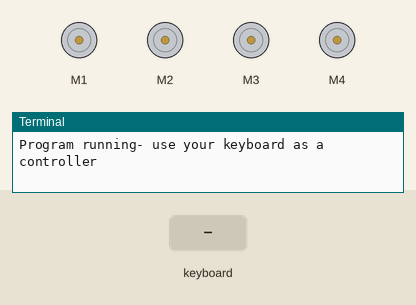
The program below on a simulated Raspberry Pi (BCM pin numbers). Parts: 4 × DC motor (green arrow = forward, orange = backward, longer = faster), the last lines printed to the terminal. The inputs (shaded band) are chosen by the test bench. The pygame window is not drawn.

Above: at 1.2 s.
1.3 s: key "w" typed on the keyboard
At 1.41 s:
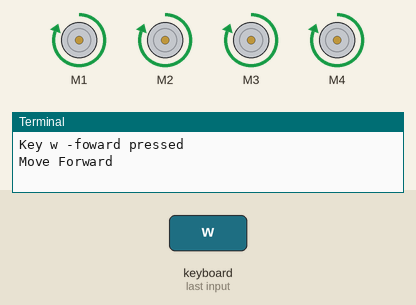
2.9 s: key "s" typed on the keyboard
At 4.2 s:
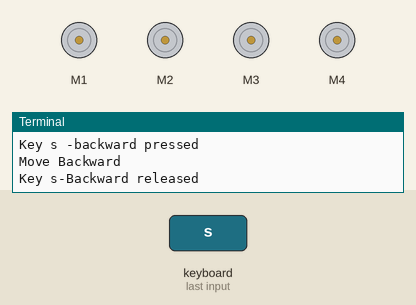
4.5 s: key "a" typed on the keyboard
At 4.6 s:
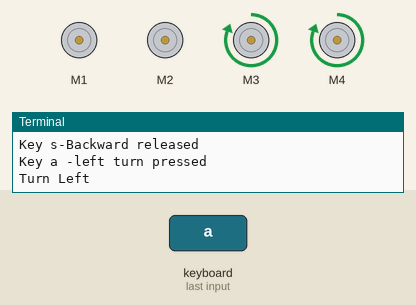
6.1 s: key "d" typed on the keyboard
At 6.7 s:
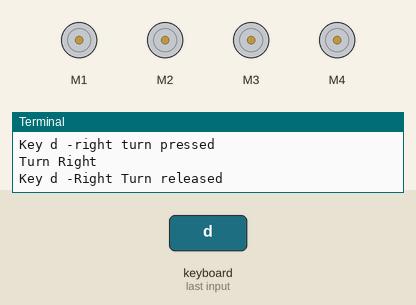
7.7 s: key "e" typed on the keyboard
At 7.8 s:
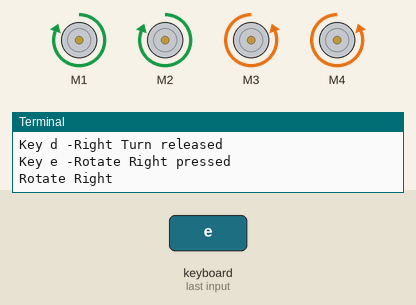
9.3 s: key "q" typed on the keyboard
At 10.4 s:
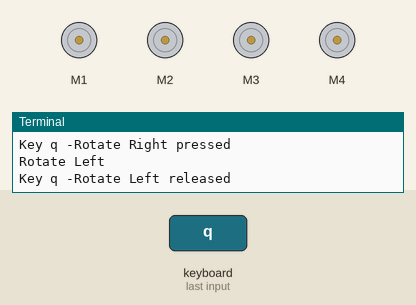
Timing chart, 0 to 11.9 s (numbered marks = the images above; inputs shaded):
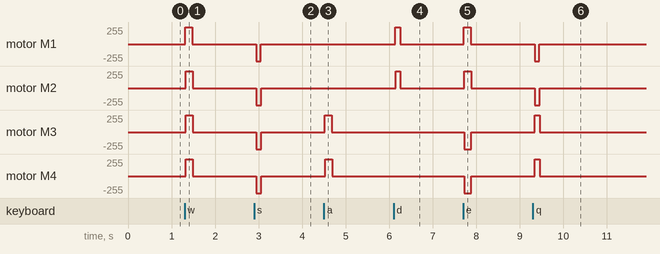

The program:

Adafruit_Motor_Hat_with_Keyboard_Controll.py
```python
#!/usr/bin/env python
#using the Adafruit DC motor Pi Hat --http://www.adafruit.com/product/2348
import pygame #for more info on keyboard events -- https://www.pygame.org/docs/ref/key.html
import time
from Adafruit_MotorHAT import Adafruit_MotorHAT, Adafruit_DCMotor # follow the learning guide for the setup https://learn.adafruit.com/adafruit-dc-and-stepper-motor-hat-for-raspberry-pi
import atexit

# create a default object, no changes to I2C address or frequency
mh = Adafruit_MotorHAT(addr=0x60) #CJA -Modified from 0X61


def turnOffMotors():
	mh.getMotor(1).run(Adafruit_MotorHAT.RELEASE)
	mh.getMotor(2).run(Adafruit_MotorHAT.RELEASE)
	mh.getMotor(3).run(Adafruit_MotorHAT.RELEASE)
	mh.getMotor(4).run(Adafruit_MotorHAT.RELEASE)

atexit.register(turnOffMotors)
#setup on the Adafruit DC motor Pi Hat
myMotor1 = mh.getMotor(1)
myMotor2 = mh.getMotor(2)
myMotor3 = mh.getMotor(3)
myMotor4 = mh.getMotor(4)


atexit.register(turnOffMotors)


#m# set the speed to 255 (max speed)
myMotor1.setSpeed(255)
myMotor2.setSpeed(255)
myMotor3.setSpeed(255)
myMotor4.setSpeed(255)
# Defineing  Motor Direction
#Moving Forward
def moveFoward():
        print "Move Forward"
        myMotor1.run(Adafruit_MotorHAT.FORWARD);
        myMotor2.run(Adafruit_MotorHAT.FORWARD);
        myMotor3.run(Adafruit_MotorHAT.FORWARD);
        myMotor4.run(Adafruit_MotorHAT.FORWARD);
        return;

#moving backward
def moveBackward():
        print "Move Backward"
        myMotor1.run(Adafruit_MotorHAT.BACKWARD)
	myMotor2.run(Adafruit_MotorHAT.BACKWARD)
	myMotor3.run(Adafruit_MotorHAT.BACKWARD)
	myMotor4.run(Adafruit_MotorHAT.BACKWARD)
	return;

#Turn Right
def turnRight():
        print "Turn Right"
        myMotor1.run(Adafruit_MotorHAT.FORWARD)
	myMotor2.run(Adafruit_MotorHAT.FORWARD)
 	myMotor3.run(Adafruit_MotorHAT.RELEASE)
	myMotor4.run(Adafruit_MotorHAT.RELEASE)

	return;

#Turn turnLeft():
def turnLeft():
        print "Turn Left"
        myMotor1.run(Adafruit_MotorHAT.RELEASE)
	myMotor2.run(Adafruit_MotorHAT.RELEASE)
	myMotor3.run(Adafruit_MotorHAT.FORWARD)
	myMotor4.run(Adafruit_MotorHAT.FORWARD)

	return;

#Spin Right
def rotateRight():
        print "Rotate Right"
        myMotor1.run(Adafruit_MotorHAT.FORWARD)
	myMotor2.run(Adafruit_MotorHAT.FORWARD)
	myMotor3.run(Adafruit_MotorHAT.BACKWARD)
	myMotor4.run(Adafruit_MotorHAT.BACKWARD)
	return;

#Spin left
def rotateLeft():
        print "Rotate Left"
        myMotor1.run(Adafruit_MotorHAT.BACKWARD)
	myMotor2.run(Adafruit_MotorHAT.BACKWARD)
	myMotor3.run(Adafruit_MotorHAT.FORWARD)
	myMotor4.run(Adafruit_MotorHAT.FORWARD)

	return;


pygame.init()
screen = pygame.display.set_mode([400,400]) #this seems to work without a montior connected and also when .py is run via SSH
pygame.display.set_caption("Adafruit Motor Hat controller")

def funcPygameKey(events):
    # Variables accessible outside this function
    global speed
    global maxSpeed
    global minSpeed
    for event in events:
        if event.type == pygame.QUIT:
        	print 'quite pygame'
        elif event.type == pygame.KEYDOWN:
            # checking if a key is pressed
            if event.key == pygame.K_w: #change the mapping if your not comfotable refer to the url for mapping - https://www.pygame.org/docs/ref/key.html
                print 'Key w -foward pressed'
                #print speed
                moveFoward()
            elif event.key == pygame.K_s:
                print 'Key s -backward pressed'
                moveBackward()
            elif event.key == pygame.K_a:
                print 'Key a -left turn pressed'
                turnLeft()
            elif event.key == pygame.K_d:
                print 'Key d -right turn pressed'
                turnRight()
            elif event.key == pygame.K_e:
                print 'Key e -Rotate Right pressed'
                rotateRight()
            elif event.key == pygame.K_q:
                print 'Key q -Rotate Right pressed'
                rotateLeft()

        elif event.type == pygame.KEYUP:
            # checking if a key is released
            if event.key == pygame.K_w:
                print 'Key w-Foward released'
                myMotor1.run(Adafruit_MotorHAT.RELEASE);
                myMotor2.run(Adafruit_MotorHAT.RELEASE);
                myMotor3.run(Adafruit_MotorHAT.RELEASE);
                myMotor4.run(Adafruit_MotorHAT.RELEASE);
            elif event.key == pygame.K_s:
                print 'Key s-Backward released'
                myMotor1.run(Adafruit_MotorHAT.RELEASE);
                myMotor2.run(Adafruit_MotorHAT.RELEASE);
                myMotor3.run(Adafruit_MotorHAT.RELEASE);
                myMotor4.run(Adafruit_MotorHAT.RELEASE);

            elif event.key == pygame.K_a:
                print 'Key a -Left Turn released'
                myMotor1.run(Adafruit_MotorHAT.RELEASE);
                myMotor2.run(Adafruit_MotorHAT.RELEASE);
                myMotor3.run(Adafruit_MotorHAT.RELEASE);
                myMotor4.run(Adafruit_MotorHAT.RELEASE);
            elif event.key == pygame.K_d:
                print 'Key d -Right Turn released'
                myMotor1.run(Adafruit_MotorHAT.RELEASE);
                myMotor2.run(Adafruit_MotorHAT.RELEASE);
                myMotor3.run(Adafruit_MotorHAT.RELEASE);
                myMotor4.run(Adafruit_MotorHAT.RELEASE);
            elif event.key == pygame.K_q:
                print 'Key q -Rotate Left released'
                myMotor1.run(Adafruit_MotorHAT.RELEASE);
                myMotor2.run(Adafruit_MotorHAT.RELEASE);
                myMotor3.run(Adafruit_MotorHAT.RELEASE);
                myMotor4.run(Adafruit_MotorHAT.RELEASE);
            elif event.key == pygame.K_e:
                print 'Key e -Rotate Right released'
                myMotor1.run(Adafruit_MotorHAT.RELEASE);
                myMotor2.run(Adafruit_MotorHAT.RELEASE);
                myMotor3.run(Adafruit_MotorHAT.RELEASE);
                myMotor4.run(Adafruit_MotorHAT.RELEASE);


try:
	print 'Program running- use your keyboard as a controller'
	while True:
		funcPygameKey(pygame.event.get())

 		time.sleep(0.05)


except KeyboardInterrupt:

	print 'you choose to exit out of the keyboard controller'
```

Measured:
- after the input at 1.3 s, motor M1–4: stopped → forward 255/255 at once, → stopped 0.16 s later
- after the input at 2.9 s, motor M1: stopped → backward 255/255 at once, → stopped 0.11 s later; motor M2–4: stopped → backward 255/255 after 0.05 s, → stopped 0.11 s later
- after the input at 4.5 s, motor M3, motor M4: stopped → forward 255/255 at once, → stopped 0.16 s later
- after the input at 6.1 s, motor M1: stopped → forward 255/255 at once, → stopped 0.11 s later; motor M2: stopped → forward 255/255 after 0.05 s, → stopped 0.11 s later
- after the input at 7.7 s, motor M1, motor M2: stopped → forward 255/255 at once, → stopped 0.16 s later; motor M3, motor M4: stopped → backward 255/255 at once, → stopped 0.16 s later
- after the input at 9.3 s, motor M1, motor M2: stopped → backward 255/255 at once, → stopped 0.11 s later; motor M3, motor M4: stopped → forward 255/255 after 0.05 s, → stopped 0.11 s later
